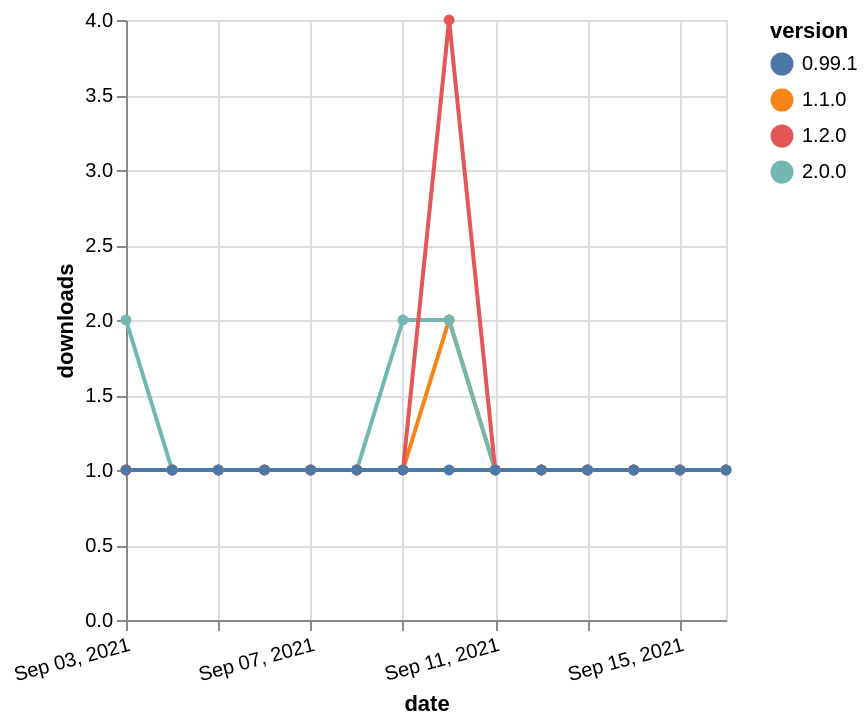

Write the Vega-Lite specification saved for this chart.
### Vega-Lite specification from a JSON file in a GitHub repository (floating-point values rounded to 4 significant figures)
{"$schema": "https://vega.github.io/schema/vega-lite/v5.json", "description": "A simple bar chart with embedded data.", "data": {"values": [{"date": "2021-09-03", "total": 173, "delta": 1, "version": "1.1.0"}, {"date": "2021-09-04", "total": 174, "delta": 1, "version": "1.1.0"}, {"date": "2021-09-05", "total": 175, "delta": 1, "version": "1.1.0"}, {"date": "2021-09-06", "total": 176, "delta": 1, "version": "1.1.0"}, {"date": "2021-09-07", "total": 177, "delta": 1, "version": "1.1.0"}, {"date": "2021-09-08", "total": 178, "delta": 1, "version": "1.1.0"}, {"date": "2021-09-09", "total": 179, "delta": 1, "version": "1.1.0"}, {"date": "2021-09-10", "total": 181, "delta": 2, "version": "1.1.0"}, {"date": "2021-09-11", "total": 182, "delta": 1, "version": "1.1.0"}, {"date": "2021-09-12", "total": 183, "delta": 1, "version": "1.1.0"}, {"date": "2021-09-13", "total": 184, "delta": 1, "version": "1.1.0"}, {"date": "2021-09-14", "total": 185, "delta": 1, "version": "1.1.0"}, {"date": "2021-09-15", "total": 186, "delta": 1, "version": "1.1.0"}, {"date": "2021-09-16", "total": 187, "delta": 1, "version": "1.1.0"}, {"date": "2021-09-03", "total": 112, "delta": 2, "version": "2.0.0"}, {"date": "2021-09-04", "total": 113, "delta": 1, "version": "2.0.0"}, {"date": "2021-09-05", "total": 114, "delta": 1, "version": "2.0.0"}, {"date": "2021-09-06", "total": 115, "delta": 1, "version": "2.0.0"}, {"date": "2021-09-07", "total": 116, "delta": 1, "version": "2.0.0"}, {"date": "2021-09-08", "total": 117, "delta": 1, "version": "2.0.0"}, {"date": "2021-09-09", "total": 119, "delta": 2, "version": "2.0.0"}, {"date": "2021-09-10", "total": 121, "delta": 2, "version": "2.0.0"}, {"date": "2021-09-11", "total": 122, "delta": 1, "version": "2.0.0"}, {"date": "2021-09-12", "total": 123, "delta": 1, "version": "2.0.0"}, {"date": "2021-09-13", "total": 124, "delta": 1, "version": "2.0.0"}, {"date": "2021-09-14", "total": 125, "delta": 1, "version": "2.0.0"}, {"date": "2021-09-15", "total": 126, "delta": 1, "version": "2.0.0"}, {"date": "2021-09-16", "total": 127, "delta": 1, "version": "2.0.0"}, {"date": "2021-09-03", "total": 274, "delta": 1, "version": "1.2.0"}, {"date": "2021-09-04", "total": 275, "delta": 1, "version": "1.2.0"}, {"date": "2021-09-05", "total": 276, "delta": 1, "version": "1.2.0"}, {"date": "2021-09-06", "total": 277, "delta": 1, "version": "1.2.0"}, {"date": "2021-09-07", "total": 278, "delta": 1, "version": "1.2.0"}, {"date": "2021-09-08", "total": 279, "delta": 1, "version": "1.2.0"}, {"date": "2021-09-09", "total": 280, "delta": 1, "version": "1.2.0"}, {"date": "2021-09-10", "total": 284, "delta": 4, "version": "1.2.0"}, {"date": "2021-09-11", "total": 285, "delta": 1, "version": "1.2.0"}, {"date": "2021-09-12", "total": 286, "delta": 1, "version": "1.2.0"}, {"date": "2021-09-13", "total": 287, "delta": 1, "version": "1.2.0"}, {"date": "2021-09-14", "total": 288, "delta": 1, "version": "1.2.0"}, {"date": "2021-09-15", "total": 289, "delta": 1, "version": "1.2.0"}, {"date": "2021-09-16", "total": 290, "delta": 1, "version": "1.2.0"}, {"date": "2021-09-03", "total": 216, "delta": 1, "version": "0.99.1"}, {"date": "2021-09-04", "total": 217, "delta": 1, "version": "0.99.1"}, {"date": "2021-09-05", "total": 218, "delta": 1, "version": "0.99.1"}, {"date": "2021-09-06", "total": 219, "delta": 1, "version": "0.99.1"}, {"date": "2021-09-07", "total": 220, "delta": 1, "version": "0.99.1"}, {"date": "2021-09-08", "total": 221, "delta": 1, "version": "0.99.1"}, {"date": "2021-09-09", "total": 222, "delta": 1, "version": "0.99.1"}, {"date": "2021-09-10", "total": 223, "delta": 1, "version": "0.99.1"}, {"date": "2021-09-11", "total": 224, "delta": 1, "version": "0.99.1"}, {"date": "2021-09-12", "total": 225, "delta": 1, "version": "0.99.1"}, {"date": "2021-09-13", "total": 226, "delta": 1, "version": "0.99.1"}, {"date": "2021-09-14", "total": 227, "delta": 1, "version": "0.99.1"}, {"date": "2021-09-15", "total": 228, "delta": 1, "version": "0.99.1"}, {"date": "2021-09-16", "total": 229, "delta": 1, "version": "0.99.1"}]}, "width": "container", "mark": {"type": "line", "point": {"filled": true}}, "encoding": {"x": {"field": "date", "type": "temporal", "timeUnit": "yearmonthdate", "title": "date", "axis": {"labelAngle": -15}}, "y": {"field": "delta", "type": "quantitative", "title": "downloads"}, "color": {"field": "version", "type": "nominal"}, "tooltip": {"field": "delta"}}}
